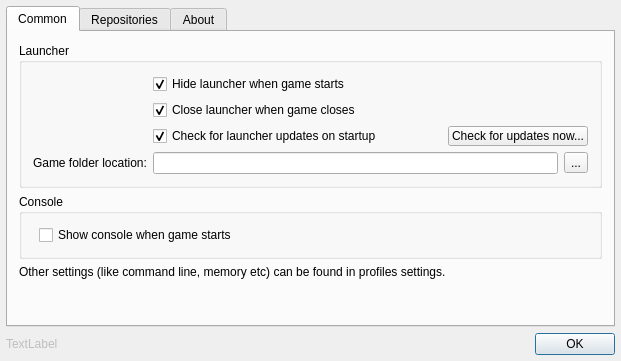
<?xml version="1.0" encoding="UTF-8"?>
<ui version="4.0">
 <class>SettingsForm</class>
 <widget class="Form" name="SettingsForm">
  <property name="geometry">
   <rect>
    <x>0</x>
    <y>0</y>
    <width>621</width>
    <height>361</height>
   </rect>
  </property>
  <property name="windowTitle">
   <string>Settings</string>
  </property>
  <layout class="QVBoxLayout" name="verticalLayout">
   <property name="leftMargin">
    <number>6</number>
   </property>
   <property name="topMargin">
    <number>6</number>
   </property>
   <property name="rightMargin">
    <number>6</number>
   </property>
   <property name="bottomMargin">
    <number>6</number>
   </property>
   <item>
    <widget class="QTabWidget" name="tabWidget">
     <property name="currentIndex">
      <number>0</number>
     </property>
     <widget class="QWidget" name="tab">
      <attribute name="title">
       <string>Common</string>
      </attribute>
      <layout class="QVBoxLayout" name="verticalLayout_2">
       <item>
        <widget class="QGroupBox" name="groupBox">
         <property name="title">
          <string>Launcher</string>
         </property>
         <layout class="QFormLayout" name="formLayout_2">
          <item row="0" column="1">
           <widget class="QCheckBox" name="hideLauncher">
            <property name="text">
             <string>Hide launcher when game starts</string>
            </property>
            <property name="checked">
             <bool>true</bool>
            </property>
           </widget>
          </item>
          <item row="1" column="1">
           <widget class="QCheckBox" name="closeLauncher">
            <property name="text">
             <string>Close launcher when game closes</string>
            </property>
            <property name="checked">
             <bool>true</bool>
            </property>
           </widget>
          </item>
          <item row="4" column="0">
           <widget class="QLabel" name="label_4">
            <property name="text">
             <string>Game folder location:</string>
            </property>
           </widget>
          </item>
          <item row="4" column="1">
           <layout class="QHBoxLayout" name="horizontalLayout_4">
            <item>
             <widget class="QLineEdit" name="gameDir"/>
            </item>
            <item>
             <widget class="QToolButton" name="gameDirTT">
              <property name="text">
               <string>...</string>
              </property>
             </widget>
            </item>
           </layout>
          </item>
          <item row="2" column="1">
           <layout class="QHBoxLayout" name="horizontalLayout">
            <property name="spacing">
             <number>0</number>
            </property>
            <property name="topMargin">
             <number>0</number>
            </property>
            <item>
             <widget class="QCheckBox" name="updateLauncher">
              <property name="text">
               <string>Check for launcher updates on startup</string>
              </property>
              <property name="checked">
               <bool>true</bool>
              </property>
             </widget>
            </item>
            <item>
             <spacer name="horizontalSpacer">
              <property name="orientation">
               <enum>Qt::Horizontal</enum>
              </property>
              <property name="sizeHint" stdset="0">
               <size>
                <width>40</width>
                <height>20</height>
               </size>
              </property>
             </spacer>
            </item>
            <item>
             <widget class="QPushButton" name="forceCheckUpdates">
              <property name="maximumSize">
               <size>
                <width>16777215</width>
                <height>20</height>
               </size>
              </property>
              <property name="text">
               <string>Check for updates now...</string>
              </property>
             </widget>
            </item>
           </layout>
          </item>
         </layout>
        </widget>
       </item>
       <item>
        <widget class="QGroupBox" name="groupBox_2">
         <property name="title">
          <string>Console</string>
         </property>
         <layout class="QFormLayout" name="formLayout_3">
          <item row="0" column="1">
           <widget class="QCheckBox" name="showConsole">
            <property name="text">
             <string>Show console when game starts</string>
            </property>
            <property name="checked">
             <bool>false</bool>
            </property>
           </widget>
          </item>
         </layout>
        </widget>
       </item>
       <item>
        <widget class="QLabel" name="label">
         <property name="text">
          <string>Other settings (like command line, memory etc) can be found in profiles settings.</string>
         </property>
         <property name="wordWrap">
          <bool>true</bool>
         </property>
        </widget>
       </item>
       <item>
        <spacer name="verticalSpacer">
         <property name="orientation">
          <enum>Qt::Vertical</enum>
         </property>
         <property name="sizeHint" stdset="0">
          <size>
           <width>20</width>
           <height>40</height>
          </size>
         </property>
        </spacer>
       </item>
      </layout>
     </widget>
     <widget class="QWidget" name="tab_2">
      <attribute name="title">
       <string>Repositories</string>
      </attribute>
      <layout class="QHBoxLayout" name="horizontalLayout_2">
       <item>
        <widget class="QListView" name="repoList"/>
       </item>
       <item>
        <layout class="QVBoxLayout" name="verticalLayout_3">
         <item>
          <widget class="QPushButton" name="repositoryReset">
           <property name="text">
            <string>Reset to default</string>
           </property>
          </widget>
         </item>
         <item>
          <widget class="QPushButton" name="repositoryAdd">
           <property name="text">
            <string>Add...</string>
           </property>
          </widget>
         </item>
         <item>
          <widget class="Line" name="line">
           <property name="orientation">
            <enum>Qt::Horizontal</enum>
           </property>
          </widget>
         </item>
         <item>
          <widget class="QPushButton" name="repositoryModify">
           <property name="text">
            <string>Modify</string>
           </property>
          </widget>
         </item>
         <item>
          <widget class="QPushButton" name="repositoryDelete">
           <property name="text">
            <string>Delete</string>
           </property>
          </widget>
         </item>
         <item>
          <widget class="QPushButton" name="repositoryTest">
           <property name="text">
            <string>Test</string>
           </property>
          </widget>
         </item>
         <item>
          <spacer name="verticalSpacer_2">
           <property name="orientation">
            <enum>Qt::Vertical</enum>
           </property>
           <property name="sizeHint" stdset="0">
            <size>
             <width>20</width>
             <height>40</height>
            </size>
           </property>
          </spacer>
         </item>
        </layout>
       </item>
      </layout>
     </widget>
     <widget class="QWidget" name="tab_3">
      <attribute name="title">
       <string>About</string>
      </attribute>
      <layout class="QVBoxLayout" name="verticalLayout_4">
       <item>
        <layout class="QHBoxLayout" name="horizontalLayout_3">
         <item>
          <widget class="QLabel" name="logo">
           <property name="minimumSize">
            <size>
             <width>64</width>
             <height>64</height>
            </size>
           </property>
           <property name="maximumSize">
            <size>
             <width>64</width>
             <height>64</height>
            </size>
           </property>
           <property name="text">
            <string/>
           </property>
           <property name="pixmap">
            <pixmap resource="../assets/HackersMCLauncher.qrc">:/hck/logo.png</pixmap>
           </property>
           <property name="scaledContents">
            <bool>false</bool>
           </property>
           <property name="alignment">
            <set>Qt::AlignCenter</set>
           </property>
          </widget>
         </item>
        </layout>
       </item>
       <item>
        <widget class="QLabel" name="label_3">
         <property name="text">
          <string>&lt;html&gt;&lt;head/&gt;&lt;body&gt;&lt;p align=&quot;center&quot;&gt;&lt;span style=&quot; font-size:11pt; font-weight:600;&quot;&gt;Hacker's Minecraft Launcher&lt;/span&gt;&lt;/p&gt;&lt;p align=&quot;center&quot;&gt;GPLv3&lt;/p&gt;&lt;p&gt;
This is open source free Minecraft launcher. This launcher is designed to be independent of any third-party commercial organizations (Minecraft servers, hostings, launcher-based projects, even official Minecraft newsletter), do not be filled with terrible ads of these companies.&lt;/p&gt;&lt;p&gt;This launcher is designed for the user, not for money.&lt;/p&gt;&lt;p&gt;&lt;i&gt;Feel free to contribute!&lt;/i&gt;&lt;/p&gt;&lt;p&gt;Contributors: Alex2772&lt;/p&gt;&lt;/body&gt;&lt;/html&gt;</string>
         </property>
         <property name="alignment">
          <set>Qt::AlignLeading|Qt::AlignLeft|Qt::AlignVCenter</set>
         </property>
         <property name="wordWrap">
          <bool>true</bool>
         </property>
        </widget>
       </item>
      </layout>
     </widget>
    </widget>
   </item>
   <item>
    <layout class="QHBoxLayout" name="horizontalLayout_5">
     <property name="topMargin">
      <number>0</number>
     </property>
     <item>
      <widget class="QLabel" name="version">
       <property name="enabled">
        <bool>false</bool>
       </property>
       <property name="text">
        <string>TextLabel</string>
       </property>
      </widget>
     </item>
     <item>
      <widget class="QDialogButtonBox" name="buttonBox">
       <property name="standardButtons">
        <set>QDialogButtonBox::Ok</set>
       </property>
      </widget>
     </item>
    </layout>
   </item>
  </layout>
 </widget>
 <layoutdefault spacing="6" margin="11"/>
 <customwidgets>
  <customwidget>
   <class>Form</class>
   <extends>QWidget</extends>
   <header>form.h</header>
   <container>1</container>
  </customwidget>
 </customwidgets>
 <resources>
  <include location="../assets/HackersMCLauncher.qrc"/>
 </resources>
 <connections/>
</ui>
